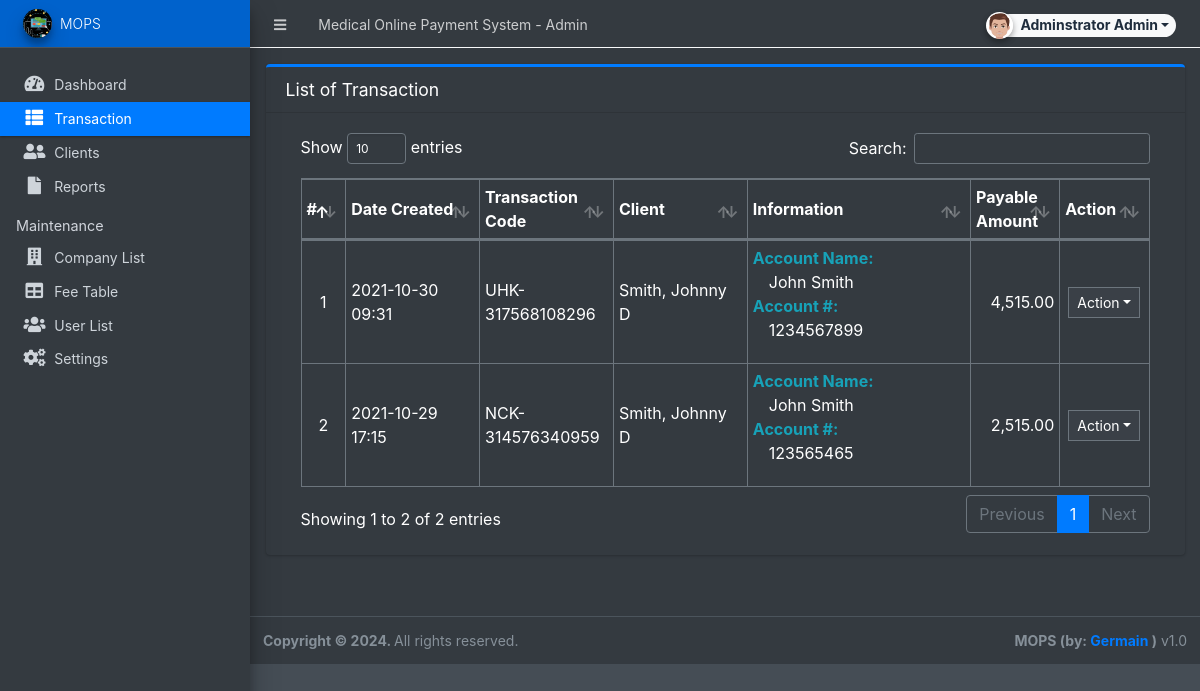
Screenshot of /admin/?page=transaction (signed in) with the database file from the repository.
### tables this page shows
CREATE TABLE `transaction_list` (
  `id` int(30) NOT NULL,
  `tracking_code` varchar(50) NOT NULL,
  `company_id` int(30) DEFAULT NULL,
  `account_name` text NOT NULL,
  `account_number` varchar(250) NOT NULL,
  `amount_to_pay` float NOT NULL,
  `payable_amount` float NOT NULL DEFAULT 0,
  `fee` float NOT NULL DEFAULT 0,
  `payment_code` varchar(250) NOT NULL,
  `user_id` int(30) DEFAULT NULL,
  `date_created` datetime NOT NULL DEFAULT current_timestamp(),
  `date_updated` datetime DEFAULT NULL ON UPDATE current_timestamp()
);

### config.php (called while the page is built, shortened)
<?php
require_once('classes/DBConnection.php');
require_once('classes/SystemSettings.php');
function validate_image($file){
	if(!empty($file)){
        $ex = explode('?',$file);
        $file = $ex[0];
        $param =  isset($ex[1]) ? '?'.$ex[1]  : '';
		if(is_file(base_app.$file)){
			return base_url.$file.$param;
		}else{
			return base_url.'dist/img/no-image-available.png';
		}
	}else{
		return base_url.'dist/img/no-image-available.png';
	}
}
function isMobileDevice(){
    $aMobileUA = array(
        '/iphone/i' => 'iPhone',
        '/ipod/i' => 'iPod',
        '/ipad/i' => 'iPad',
        '/android/i' => 'Android',
        '/blackberry/i' => 'BlackBerry',
        '/webos/i' => 'Mobile'
    );
    return false;
}
?>

### classes/DBConnection.php (called while the page is built, shortened)
<?php
class DBConnection{
    private $host = DB_SERVER;
    private $username = DB_USERNAME;
    private $password = DB_PASSWORD;
    private $database = DB_NAME;
    public $conn;
    public function __construct(){
        if (!isset($this->conn)) {
            $this->conn = new mysqli($this->host, $this->username, $this->password, $this->database);
        }
    }
}
?>

### classes/SystemSettings.php (called while the page is built, shortened)
<?php
class SystemSettings extends DBConnection{
	function userdata($field = ''){
		if(!empty($field)){
			if(isset($_SESSION['userdata'][$field]))
				return $_SESSION['userdata'][$field];
			else
				return null;
		}else{
			return false;
		}
	}
	function info($field=''){
		if(!empty($field)){
			if(isset($_SESSION['system_info'][$field]))
				return $_SESSION['system_info'][$field];
			else
				return false;
		}else{
			return false;
		}
	}
}
$_settings = new SystemSettings();
?>

### admin/transaction/index.php (the view, shortened to what this page needs)
<div class="card card-outline card-primary">
	<div class="card-header">
		<h3 class="card-title">List of Transaction</h3>
	</div>
	<div class="card-body">
		<div class="container-fluid">
        <div class="container-fluid">
			<table class="table table-bordered table-stripped">
                    <colgroup>
                        <col width="5%">
                        <col width="15%">
                        <col width="15%">
                        <col width="15%">
                        <col width="25%">
                        <col width="10%">
                        <col width="10%">
                    </colgroup>
                    <thead>
                        <tr>
                            <th>#</th>
                            <th>Date Created</th>
                            <th>Transaction Code</th>
                            <th>Client</th>
                            <th>Information</th>
                            <th>Payable Amount</th>
                            <th>Action</th>
                        </tr>
                    </thead>
                    <tbody>
                        <?php
                        $i = 1;
                        $qry = $conn->query("SELECT t.*,c.name as company,concat(lastname,', ', firstname,' ',middlename) as user from `transaction_list` t inner join company_list c on t.company_id = c.id inner join users u on t.user_id = u.id order by unix_timestamp(t.`date_created`) desc ");
                        while($row = $qry->fetch_assoc()):
                        ?>
                            <tr>
                                <td class="text-center"><?php echo $i++; ?></td>
                                <td><?php echo date("Y-m-d H:i",strtotime($row['date_created'])) ?></td>
                                <td><?php echo $row['tracking_code'] ?></td>
                                <td><?php echo $row['user'] ?></td>
                                <td>
                                    <dl class="lh-1">
                                        <dt class="my-0 py-0 text-info">Account Name:</dt>
                                        <dd class="my-0 py-0 pl-3"><?php echo $row['account_name'] ?></dd>
                                        <dt class="my-0 py-0 text-info">Account #:</dt>
                                        <dd class="my-0 py-0 pl-3"><?php echo $row['account_number'] ?></dd>
                                    </dl>
                                </td>
                                <td class="text-right"><?php echo number_format($row['payable_amount'],2) ?></td>
                                <td align="center">
                                    <button type="button" class="btn btn-flat btn-default btn-sm dropdown-toggle dropdown-icon" data-toggle="dropdown">
                                            Action
                                    </button>
                                </td>
                            </tr>
                        <?php endwhile; ?>
                    </tbody>
                </table>
		</div>
		</div>
	</div>
</div>

### admin/index.php (shortened to what this page needs)
<?php require_once('../config.php'); ?>
 <!DOCTYPE html>
<html lang="en" class="" style="height: auto;">
<?php require_once('inc/header.php') ?>
  <body class="sidebar-mini layout-fixed control-sidebar-slide-open layout-navbar-fixed dark-mode sidebar-mini-md sidebar-mini-xs" data-new-gr-c-s-check-loaded="14.991.0" data-gr-ext-installed="" style="height: auto;">
    <div class="wrapper">
     <?php require_once('inc/topBarNav.php') ?>
     <?php require_once('inc/navigation.php') ?>
     <?php $page = isset($_GET['page']) ? $_GET['page'] : 'home';  ?>
      <div class="content-wrapper bg-dark pt-3" style="min-height: 567.854px;">
        <section class="content  text-dark">
          <div class="container-fluid">
            <?php
              if(!file_exists($page.".php") && !is_dir($page)){
                  include '404.html';
              }else{
                if(is_dir($page))
                  include $page.'/index.php';
                else
                  include $page.'.php';
              }
            ?>
          </div>
        </section>
      </div>
      <?php require_once('inc/footer.php') ?>
  </body>
</html>

### admin/inc/header.php (shortened to what this page needs)
<head>
    <link rel="stylesheet" href="<?php echo base_url ?>plugins/fontawesome-free/css/all.min.css">
    <link rel="stylesheet" href="<?php echo base_url ?>plugins/tempusdominus-bootstrap-4/css/tempusdominus-bootstrap-4.min.css">
  <link rel="stylesheet" href="<?php echo base_url ?>plugins/datatables-bs4/css/dataTables.bootstrap4.min.css">
  <link rel="stylesheet" href="<?php echo base_url ?>plugins/datatables-responsive/css/responsive.bootstrap4.min.css">
  <link rel="stylesheet" href="<?php echo base_url ?>plugins/datatables-buttons/css/buttons.bootstrap4.min.css">
  <link rel="stylesheet" href="<?php echo base_url ?>plugins/select2/css/select2.min.css">
  <link rel="stylesheet" href="<?php echo base_url ?>plugins/select2-bootstrap4-theme/select2-bootstrap4.min.css">
    <link rel="stylesheet" href="<?php echo base_url ?>plugins/icheck-bootstrap/icheck-bootstrap.min.css">
    <link rel="stylesheet" href="<?php echo base_url ?>plugins/jqvmap/jqvmap.min.css">
    <link rel="stylesheet" href="<?php echo base_url ?>dist/css/adminlte.css">
    <link rel="stylesheet" href="<?php echo base_url ?>dist/css/custom.css">
    <link rel="stylesheet" href="<?php echo base_url ?>plugins/overlayScrollbars/css/OverlayScrollbars.min.css">
    <link rel="stylesheet" href="<?php echo base_url ?>plugins/daterangepicker/daterangepicker.css">
    <link rel="stylesheet" href="<?php echo base_url ?>plugins/summernote/summernote-bs4.min.css">
  <link rel="stylesheet" href="<?php echo base_url ?>plugins/sweetalert2-theme-bootstrap-4/bootstrap-4.min.css">
  </head>

### admin/inc/topBarNav.php (shortened to what this page needs)
<nav class="main-header navbar navbar-expand navbar-dark border border-light border-top-0  border-left-0 border-right-0 navbar-light text-sm">
  <ul class="navbar-nav">
    <li class="nav-item">
    <a class="nav-link" data-widget="pushmenu" href="#" role="button"><i class="fas fa-bars"></i></a>
    </li>
    <li class="nav-item d-none d-sm-inline-block">
      <a href="<?php echo base_url ?>" class="nav-link"><?php echo (!isMobileDevice()) ? $_settings->info('name'):$_settings->info('short_name'); ?> - Admin</a>
    </li>
  </ul>
  <ul class="navbar-nav ml-auto">
    <li class="nav-item">
      <div class="btn-group nav-link">
            <button type="button" class="btn btn-rounded badge badge-light dropdown-toggle dropdown-icon" data-toggle="dropdown">
              <span><img src="<?php echo validate_image($_settings->userdata('avatar')) ?>" class="img-circle elevation-2 user-img" alt="User Image"></span>
              <span class="ml-3"><?php echo ucwords($_settings->userdata('firstname').' '.$_settings->userdata('lastname')) ?></span>
            </button>
        </div>
    </li>
  </ul>
</nav>

### admin/inc/navigation.php (shortened to what this page needs)
<aside class="main-sidebar sidebar-dark-primary elevation-4 sidebar-no-expand">
  <a href="<?php echo base_url ?>admin" class="brand-link bg-primary text-sm">
  <img src="<?php echo validate_image($_settings->info('logo'))?>" alt="Store Logo" class="brand-image img-circle elevation-3 bg-black" style="width: 1.8rem;height: 1.8rem;max-height: unset">
  <span class="brand-text font-weight-light"><?php echo $_settings->info('short_name') ?></span>
  </a>
  <div class="sidebar os-host os-theme-light os-host-overflow os-host-overflow-y os-host-resize-disabled os-host-transition os-host-scrollbar-horizontal-hidden">
    <div class="os-content-glue" style="margin: 0px -8px; width: 249px; height: 646px;"></div>
    <div class="os-padding">
      <div class="os-viewport os-viewport-native-scrollbars-invisible" style="overflow-y: scroll;">
        <div class="os-content" style="padding: 0px 8px; height: 100%; width: 100%;">
          <nav class="mt-4">
             <ul class="nav nav-pills nav-sidebar flex-column text-sm nav-compact nav-flat nav-child-indent nav-collapse-hide-child" data-widget="treeview" role="menu" data-accordion="false">
              <li class="nav-item dropdown">
                <a href="./" class="nav-link nav-home">
                  <i class="nav-icon fas fa-tachometer-alt"></i>
                  <p>
                    Dashboard
                  </p>
                </a>
              </li>
              <li class="nav-item">
                <a href="<?php echo base_url ?>admin/?page=transaction" class="nav-link nav-transaction">
                  <i class="nav-icon fas fa-th-list"></i>
                  <p>
                    Transaction
                  </p>
                </a>
              </li>
              <li class="nav-item">
                <a href="<?php echo base_url ?>admin/?page=clients" class="nav-link nav-clients">
                  <i class="nav-icon fas fa-user-friends"></i>
                  <p>
                    Clients
                  </p>
                </a>
              </li>
              <li class="nav-item dropdown">
                <a href="<?php echo base_url ?>admin/?page=reports" class="nav-link nav-reports">
                  <i class="nav-icon fas fa-file"></i>
                  <p>
                    Reports
                  </p>
                </a>
              </li>
              <?php if($_settings->userdata('type') == 1): ?>
              <li class="nav-header">Maintenance</li>
              <li class="nav-item dropdown">
                <a href="<?php echo base_url ?>admin/?page=maintenance/company" class="nav-link nav-maintenance_company">
                  <i class="nav-icon fas fa-building"></i>
                  <p>
                    Company List
                  </p>
                </a>
              </li>
              <li class="nav-item dropdown">
                <a href="<?php echo base_url ?>admin/?page=maintenance/fee" class="nav-link nav-maintenance_fee">
                  <i class="nav-icon fas fa-table"></i>
                  <p>
                    Fee Table
                  </p>
                </a>
              </li>
              <li class="nav-item dropdown">
                <a href="<?php echo base_url ?>admin/?page=user/list" class="nav-link nav-user_list">
                  <i class="nav-icon fas fa-users"></i>
                  <p>
                    User List
                  </p>
                </a>
              </li>
              <li class="nav-item dropdown">
                <a href="<?php echo base_url ?>admin/?page=system_info" class="nav-link nav-system_info">
                  <i class="nav-icon fas fa-cogs"></i>
                  <p>
                    Settings
                  </p>
                </a>
              </li>
              <?php endif; ?>
            </ul>
          </nav>
        </div>
      </div>
    </div>
  </div>
</aside>

### admin/inc/footer.php (shortened to what this page needs)
<footer class="main-footer text-sm">
        <strong>Copyright © <?php echo date('Y') ?>.
        </strong>
        All rights reserved.
        <div class="float-right d-none d-sm-inline-block">
          <b><?php echo $_settings->info('short_name') ?> (by: <a href="mailto:gihozondahayogermain@gmail.com" target="blank">Germain</a> )</b> v1.0
        </div>
      </footer>
    </div>

### admin/inc/topBarNav.php (style rules this page uses)
.user-img { position: absolute; height: 27px; width: 27px; object-fit: cover; left: -7%; top: -12%; }
.btn-rounded { border-radius: 50px; }

### rows the page displays
transaction_list: date_created "2021-10-30 09:31", tracking_code "UHK-317568108296", user "Smith, Johnny D", account_name "John Smith", account_number "1234567899", payable_amount "4,515.00"
transaction_list: date_created "2021-10-29 17:15", tracking_code "NCK-314576340959", user "Smith, Johnny D", account_name "John Smith", account_number "123565465", payable_amount "2,515.00"

### other values shown
$_settings->info('name') "Medical Online Payment System"
$_settings->userdata('firstname').' '.$_settings->userdata('lastname') "Adminstrator Admin"
$_settings->info('short_name') "MOPS"
